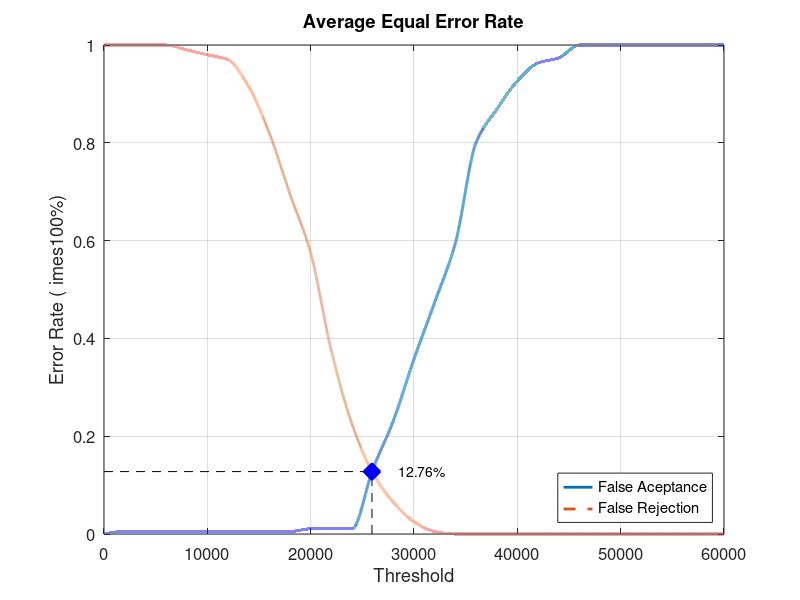
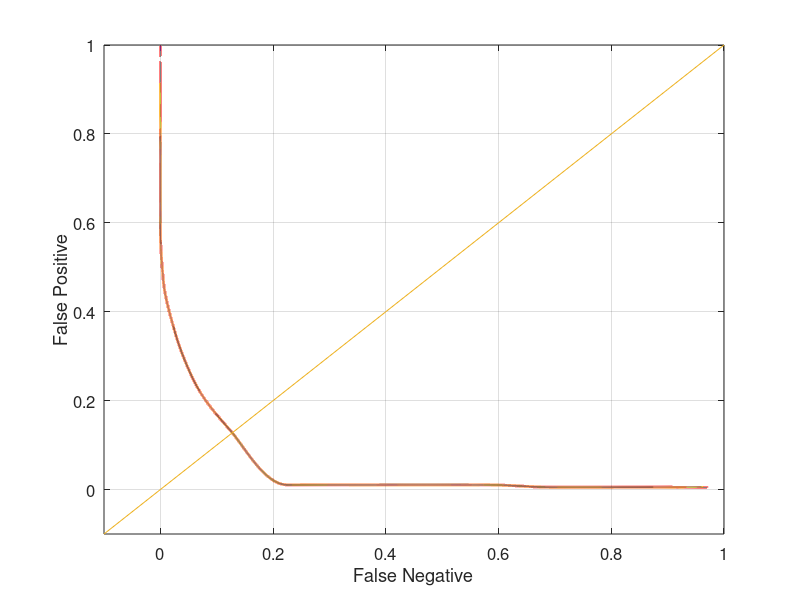

The MATLAB source for these figures, in order:
close all;
clear;
clc;
x = 0:2000:60000;
xq = 0:0.5:60000;

y0 = [0 0.00526316 0.00526316 0.00526316 0.00526316 0.00526316 0.00526316 0.00526316 0.00526316 0.00526316 0.0105263 0.0105263 0.0105263 0.131579 0.231579 0.357895 0.473684 0.594737 0.8 0.868421 0.926316 0.963158 0.973684 1 1 1 1 1 1 1 1]
yy0 = interp1(x, y0, xq, 'pchip');
y1 = [1 1 1 1 0.99 0.98 0.97 0.915 0.82 0.695 0.575 0.375 0.225 0.125 0.065 0.025 0.005 0 0 0 0 0 0 0 0 0 0 0 0 0 0]
yy1 = interp1(x, y1, xq, 'pchip');

% Calculating EER: 
y2 = abs(y0 - y1);
find(y2 == min(y2))
yy2 = abs(yy0 - yy1);
xEER = find(yy2 == min(yy2));
xEERIndex = xq(xEER) % X-axis EER
yEER = yy0(xEER) % Y-axis EER

main = figure
plot(xq, yy0,'-','LineWidth', 2);	hold on
plot(xq, yy1,'--','LineWidth', 2);	hold on
plot([xEERIndex xEERIndex], [0 yEER], 'k--');	hold on
plot([0 xEERIndex], [yEER yEER], 'k--');	hold on
plot(xEERIndex, yEER, 'bx', 'LineWidth', 10);	hold on
text(xEERIndex + 10 * xEERIndex / 100, yEER, [num2str(round((10000 * yEER)) / 100) '%'])
legend('False Aceptance', 'False Rejection', 'Location', 'SouthEast')
xlabel('Threshold')
ylabel('Error Rate (	imes100%)')
title('Average Equal Error Rate')
set(gca, 'FontSize', 12)
axis([0 60000 0 1])
grid on

print(main, 'Database1_1Main', '-dpng');
FNRxFPR = figure('Color', [1 1 1]);
plot(yy1, yy0, '-', yy1, yy0, 'LineWidth', 2);
hold on
y = -0.1:0.1:1
plot(y, y); 
set(gca, 'FontSize', 12)
xlabel('False Negative')
ylabel('False Positive')
axis([-0.1 1 -0.1 1])
set(gca, 'FontSize', 12)
grid on

print(FNRxFPR, 'Database1_1FNRxFPR','-dpng');
